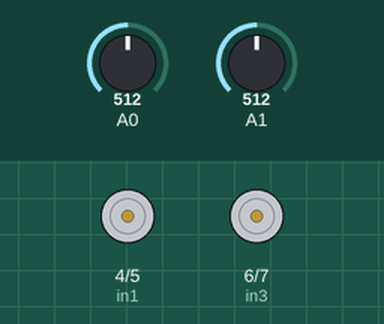
The sketch below on a simulated Arduino Uno, built with avr-gcc and run on an emulated ATmega328P. Shown: motor-driver pin pairs drawn as motors (green arrow = first pin HIGH = forward, orange = second pin HIGH = backward, longer = more drive, scaled by the enable pin). Inputs (shaded band) come from the test bench; at power-on: A1 = 512, A0 = 512. What the sketch prints to the serial monitor is not drawn.

Above: at 1.2 s.
1.3 s: A1 set to 560
2.8 s: A1 set to 483
4.5 s: A1 set to 455
6.0 s: A1 set to 299
7.8 s: A1 set to 270
At 8.5 s:
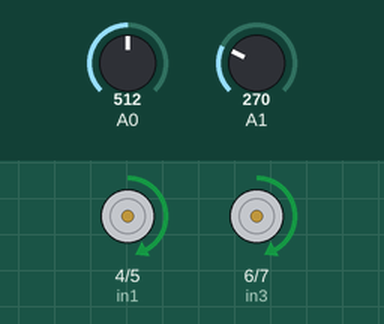
9.3 s: A1 set to 122
At 9.7 s:
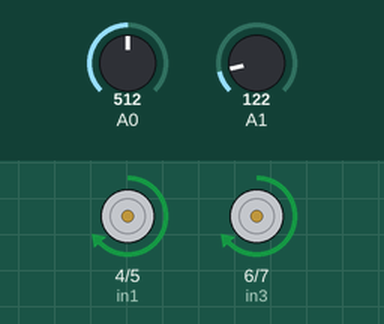
Timing chart, 0 to 11.8 s (numbered marks = the images above; inputs shaded):
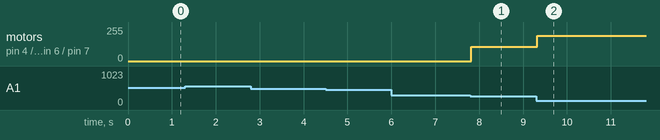

The sketch:

source_code.ino
```cpp
/*  Arduino DC Motor Control - PWM | H-Bridge | L298N
         Example 02 - Arduino Robot Car Control
    by Dejan Nedelkovski, www.HowToMechatronics.com
*/
#define enA 9
#define in1 4
#define in2 5
#define enB 10
#define in3 6
#define in4 7
int motorSpeedA = 0;
int motorSpeedB = 0;
void setup() {
  pinMode(enA, OUTPUT);
  pinMode(enB, OUTPUT);
  pinMode(in1, OUTPUT);
  pinMode(in2, OUTPUT);
  pinMode(in3, OUTPUT);
  pinMode(in4, OUTPUT);
  Serial.begin(9600);
}
void loop() {
  int xAxis = analogRead(A0); // Read Joysticks X-axis
  int yAxis = analogRead(A1); // Read Joysticks Y-axis

  Serial.write(yAxis);
  // Y-axis used for forward and backward control
  if (yAxis < 470) {
    Serial.write("MORE THAN 470");
    // Set Motor A backward
    digitalWrite(in1, HIGH);
    digitalWrite(in2, LOW);
    // Set Motor B backward
    digitalWrite(in3, HIGH);
    digitalWrite(in4, LOW);
    // Convert the declining Y-axis readings for going backward from 470 to 0 into 0 to 255 value for the PWM signal for increasing the motor speed
    motorSpeedA = map(yAxis, 470, 0, 0, 255);
    motorSpeedB = map(yAxis, 470, 0, 0, 255);
  }
  else if (yAxis > 550) {
    // Set Motor A forward
    Serial.write("HERERERERE");
    digitalWrite(in1, LOW);
    digitalWrite(in2, HIGH);
    // Set Motor B forward
    digitalWrite(in3, LOW);
    digitalWrite(in4, HIGH);
    // Convert the increasing Y-axis readings for going forward from 550 to 1023 into 0 to 255 value for the PWM signal for increasing the motor speed
    motorSpeedA = map(yAxis, 550, 1023, 0, 255);
    motorSpeedB = map(yAxis, 550, 1023, 0, 255);
  }
  // If joystick stays in middle the motors are not moving
  else {
    Serial.write("WTHHHH");
    motorSpeedA = 0;
    motorSpeedB = 0;
  }
  // X-axis used for left and right control
//  if (xAxis < 470) {
//    // Convert the declining X-axis readings from 470 to 0 into increasing 0 to 255 value
//    int xMapped = map(xAxis, 470, 0, 0, 255);
//    // Move to left - decrease left motor speed, increase right motor speed
//    motorSpeedA = motorSpeedA - xMapped;
//    motorSpeedB = motorSpeedB + xMapped;
//    // Confine the range from 0 to 255
//    if (motorSpeedA < 0) {
//      motorSpeedA = 0;
//    }
//    if (motorSpeedB > 255) {
//      motorSpeedB = 255;
//    }
//  }
//  if (xAxis > 550) {
//    // Convert the increasing X-axis readings from 550 to 1023 into 0 to 255 value
//    int xMapped = map(xAxis, 550, 1023, 0, 255);
//    // Move right - decrease right motor speed, increase left motor speed
//    motorSpeedA = motorSpeedA + xMapped;
//    motorSpeedB = motorSpeedB - xMapped;
//    // Confine the range from 0 to 255
//    if (motorSpeedA > 255) {
//      motorSpeedA = 255;
//    }
//    if (motorSpeedB < 0) {
//      motorSpeedB = 0;
//    }
//  }
//  // Prevent buzzing at low speeds (Adjust according to your motors. My motors couldn't start moving if PWM value was below value of 70)
  if (motorSpeedA < 100) {
    motorSpeedA = 0;
  }
  if (motorSpeedB < 100) {
    motorSpeedB = 0;
  }
  analogWrite(enA, motorSpeedA); // Send PWM signal to motor A
  analogWrite(enB, motorSpeedB); // Send PWM signal to motor B
}
```

Measured:
- the behaviour switches between 286 and 285 on A1 (found by bisection; images 0 and 1)
- after the input at 2.8 s, every drawn part: stays the same
- after the input at 6.0 s, every drawn part: stays the same
- after the input at 7.8 s, motor on pin 4 (in1) / pin 5 (in2), motor on pin 6 (in3) / pin 7 (in4): stopped → forward 108/255 at once
- after the input at 9.3 s, motor on pin 4 (in1) / pin 5 (in2), motor on pin 6 (in3) / pin 7 (in4): forward 108/255 → forward 188/255 at once
